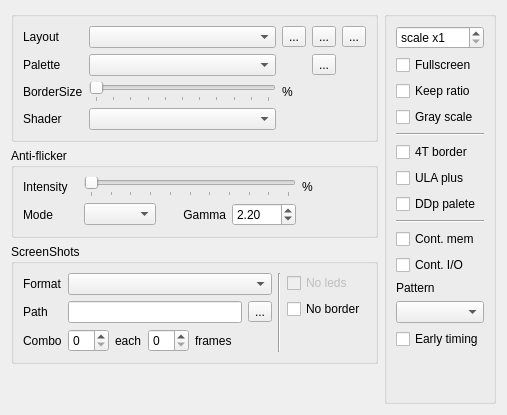
       <widget class="QWidget" name="tab2">
        <attribute name="icon">
         <iconset>
          <normalon>:/images/display.png</normalon>
         </iconset>
        </attribute>
        <attribute name="title">
         <string>Video</string>
        </attribute>
        <layout class="QHBoxLayout" name="horizontalLayout_27">
         <item>
          <layout class="QVBoxLayout" name="verticalLayout_24">
           <item>
            <widget class="QGroupBox" name="vidViewGBox">
             <layout class="QGridLayout" name="gridLayout_2">
              <item row="1" column="0">
               <widget class="QLabel" name="label_8">
                <property name="text">
                 <string>Layout</string>
                </property>
               </widget>
              </item>
              <item row="1" column="2">
               <layout class="QHBoxLayout" name="horizontalLayout_26">
                <item>
                 <widget class="QToolButton" name="layAdd">
                  <property name="text">
                   <string>...</string>
                  </property>
                  <property name="icon">
                   <iconset resource="../xpeccy.qrc">
                    <normaloff>:/images/add.png</normaloff>:/images/add.png</iconset>
                  </property>
                 </widget>
                </item>
                <item>
                 <widget class="QToolButton" name="layEdit">
                  <property name="text">
                   <string>...</string>
                  </property>
                  <property name="icon">
                   <iconset resource="../xpeccy.qrc">
                    <normaloff>:/images/edit.png</normaloff>:/images/edit.png</iconset>
                  </property>
                 </widget>
                </item>
                <item>
                 <widget class="QToolButton" name="layDel">
                  <property name="text">
                   <string>...</string>
                  </property>
                  <property name="icon">
                   <iconset resource="../xpeccy.qrc">
                    <normaloff>:/images/cancel.png</normaloff>:/images/cancel.png</iconset>
                  </property>
                 </widget>
                </item>
               </layout>
              </item>
              <item row="3" column="2">
               <widget class="QLabel" name="bszlab">
                <property name="minimumSize">
                 <size>
                  <width>30</width>
                  <height>0</height>
                 </size>
                </property>
                <property name="text">
                 <string>%</string>
                </property>
               </widget>
              </item>
              <item row="4" column="0">
               <widget class="QLabel" name="labShader">
                <property name="text">
                 <string>Shader</string>
                </property>
               </widget>
              </item>
              <item row="3" column="1">
               <widget class="QSlider" name="bszsld">
                <property name="maximum">
                 <number>100</number>
                </property>
                <property name="singleStep">
                 <number>10</number>
                </property>
                <property name="pageStep">
                 <number>10</number>
                </property>
                <property name="orientation">
                 <enum>Qt::Horizontal</enum>
                </property>
                <property name="tickPosition">
                 <enum>QSlider::TicksBelow</enum>
                </property>
                <property name="tickInterval">
                 <number>10</number>
                </property>
               </widget>
              </item>
              <item row="1" column="1">
               <widget class="QComboBox" name="geombox"/>
              </item>
              <item row="3" column="0">
               <widget class="QLabel" name="label_3">
                <property name="text">
                 <string>BorderSize</string>
                </property>
               </widget>
              </item>
              <item row="4" column="1">
               <widget class="QComboBox" name="cbShader"/>
              </item>
              <item row="2" column="0">
               <widget class="QLabel" name="labPalPreset">
                <property name="text">
                 <string>Palette</string>
                </property>
               </widget>
              </item>
              <item row="2" column="1">
               <widget class="QComboBox" name="cbPalPreset"/>
              </item>
              <item row="2" column="2">
               <layout class="QHBoxLayout" name="horizontalLayout_40">
                <item>
                 <widget class="QToolButton" name="tbPalEdit">
                  <property name="text">
                   <string>...</string>
                  </property>
                  <property name="icon">
                   <iconset resource="../xpeccy.qrc">
                    <normaloff>:/images/edit.png</normaloff>:/images/edit.png</iconset>
                  </property>
                 </widget>
                </item>
               </layout>
              </item>
             </layout>
            </widget>
           </item>
           <item>
            <widget class="QGroupBox" name="antiflickerGBox">
             <property name="title">
              <string>Anti-flicker</string>
             </property>
             <layout class="QGridLayout" name="antiFlickerGridLayout">
              <item row="0" column="0">
               <widget class="QLabel" name="label_12">
                <property name="maximumSize">
                 <size>
                  <width>55</width>
                  <height>16777215</height>
                 </size>
                </property>
                <property name="text">
                 <string>Intensity</string>
                </property>
               </widget>
              </item>
              <item row="0" column="1" colspan="3">
               <widget class="QSlider" name="sldNoflic">
                <property name="maximum">
                 <number>50</number>
                </property>
                <property name="orientation">
                 <enum>Qt::Horizontal</enum>
                </property>
                <property name="tickPosition">
                 <enum>QSlider::TicksBelow</enum>
                </property>
                <property name="tickInterval">
                 <number>5</number>
                </property>
               </widget>
              </item>
              <item row="0" column="4">
               <widget class="QLabel" name="labNoflic">
                <property name="maximumSize">
                 <size>
                  <width>83</width>
                  <height>16777215</height>
                 </size>
                </property>
                <property name="text">
                 <string>%</string>
                </property>
               </widget>
              </item>
              <item row="1" column="0">
               <widget class="QLabel" name="antiflickerModeLabel">
                <property name="toolTip">
                  <string>Blending method:
2-frames (Gigascreen)
3-frames (3Color)</string>
                </property>
                <property name="text">
                 <string>Mode</string>
                </property>
               </widget>
              </item>
              <item row="1" column="1">
               <widget class="QComboBox" name="cbNoflicMode"/>
              </item>
              <item row="1" column="2">
               <widget class="QLabel" name="antiflickerGammaLabel">
                <property name="alignment">
                 <set>Qt::AlignRight|Qt::AlignTrailing|Qt::AlignVCenter</set>
                </property>
                <property name="toolTip">
                  <string>Gamma value for colors blending</string>
                </property>
                <property name="minimumSize">
                 <size>
                  <width>30</width>
                  <height>0</height>
                 </size>
                </property>
                <property name="text">
                 <string>Gamma</string>
                </property>
               </widget>
              </item>
              <item row="1" column="3">
                <widget class="QDoubleSpinBox" name="sbNoflicGamma">
                <property name="toolTip">
                  <string>Typical values: 1.8–2.4 (2.2 ≈ CRT, 1.0 = linear blending)</string>
                </property>
                <property name="decimals">
                  <number>2</number>
                </property>
                <property name="minimum">
                  <double>1.0</double>
                </property>
                <property name="maximum">
                  <double>3.0</double>
                </property>
                <property name="singleStep">
                  <double>0.1</double>
                </property>
                <property name="value">
                  <double>2.2</double>
                </property>
                </widget>
              </item>
             </layout>
            </widget>
           </item>
           <item>
            <widget class="QGroupBox" name="groupBox">
             <property name="title">
              <string>ScreenShots</string>
             </property>
             <layout class="QHBoxLayout" name="horizontalLayout_22">
              <item>
               <layout class="QVBoxLayout" name="verticalLayout_31">
                <item>
                 <layout class="QGridLayout" name="gridLayout_3">
                  <item row="0" column="1">
                   <widget class="QComboBox" name="ssfbox"/>
                  </item>
                  <item row="0" column="0">
                   <widget class="QLabel" name="label_5">
                    <property name="text">
                     <string>Format</string>
                    </property>
                   </widget>
                  </item>
                  <item row="1" column="0">
                   <widget class="QLabel" name="label_13">
                    <property name="text">
                     <string>Path</string>
                    </property>
                   </widget>
                  </item>
                  <item row="1" column="1">
                   <layout class="QHBoxLayout" name="horizontalLayout_24">
                    <item>
                     <widget class="QLineEdit" name="pathle">
                      <property name="readOnly">
                       <bool>true</bool>
                      </property>
                     </widget>
                    </item>
                    <item>
                     <widget class="QToolButton" name="pathtb">
                      <property name="text">
                       <string>...</string>
                      </property>
                      <property name="icon">
                       <iconset resource="../xpeccy.qrc">
                        <normaloff>:/images/fileopen.png</normaloff>:/images/fileopen.png</iconset>
                      </property>
                     </widget>
                    </item>
                   </layout>
                  </item>
                 </layout>
                </item>
                <item>
                 <layout class="QHBoxLayout" name="horizontalLayout_3">
                  <item>
                   <widget class="QLabel" name="label_7">
                    <property name="text">
                     <string>Combo</string>
                    </property>
                   </widget>
                  </item>
                  <item>
                   <widget class="QSpinBox" name="scntbox"/>
                  </item>
                  <item>
                   <widget class="QLabel" name="label_6">
                    <property name="text">
                     <string>each</string>
                    </property>
                   </widget>
                  </item>
                  <item>
                   <widget class="QSpinBox" name="sintbox"/>
                  </item>
                  <item>
                   <widget class="QLabel" name="label_34">
                    <property name="text">
                     <string>frames</string>
                    </property>
                   </widget>
                  </item>
                  <item>
                   <spacer name="horizontalSpacer_5">
                    <property name="orientation">
                     <enum>Qt::Horizontal</enum>
                    </property>
                    <property name="sizeHint" stdset="0">
                     <size>
                      <width>40</width>
                      <height>20</height>
                     </size>
                    </property>
                   </spacer>
                  </item>
                 </layout>
                </item>
               </layout>
              </item>
              <item>
               <widget class="Line" name="line_2">
                <property name="orientation">
                 <enum>Qt::Vertical</enum>
                </property>
               </widget>
              </item>
              <item>
               <layout class="QVBoxLayout" name="verticalLayout_7">
                <item>
                 <widget class="QCheckBox" name="ssNoLeds">
                  <property name="enabled">
                   <bool>false</bool>
                  </property>
                  <property name="text">
                   <string>No leds</string>
                  </property>
                 </widget>
                </item>
                <item>
                 <widget class="QCheckBox" name="ssNoBord">
                  <property name="text">
                   <string>No border</string>
                  </property>
                 </widget>
                </item>
                <item>
                 <widget class="QLabel" name="label_26">
                  <property name="text">
                   <string/>
                  </property>
                 </widget>
                </item>
               </layout>
              </item>
             </layout>
            </widget>
           </item>
           <item>
            <spacer name="verticalSpacer_11">
             <property name="orientation">
              <enum>Qt::Vertical</enum>
             </property>
             <property name="sizeHint" stdset="0">
              <size>
               <width>20</width>
               <height>40</height>
              </size>
             </property>
            </spacer>
           </item>
          </layout>
         </item>
         <item>
          <widget class="QGroupBox" name="vidOptGBox">
           <layout class="QVBoxLayout" name="verticalLayout_23">
            <item>
             <widget class="QSpinBox" name="sbScale">
              <property name="prefix">
               <string>scale x</string>
              </property>
              <property name="minimum">
               <number>1</number>
              </property>
              <property name="maximum">
               <number>6</number>
              </property>
             </widget>
            </item>
            <item>
             <widget class="QCheckBox" name="cbFullscreen">
              <property name="text">
               <string>Fullscreen</string>
              </property>
             </widget>
            </item>
            <item>
             <widget class="QCheckBox" name="cbKeepRatio">
              <property name="text">
               <string>Keep ratio</string>
              </property>
             </widget>
            </item>
            <item>
             <widget class="QCheckBox" name="grayscale">
              <property name="text">
               <string>Gray scale</string>
              </property>
             </widget>
            </item>
            <item>
             <widget class="Line" name="line">
              <property name="orientation">
               <enum>Qt::Horizontal</enum>
              </property>
             </widget>
            </item>
            <item>
             <widget class="QCheckBox" name="border4T">
              <property name="text">
               <string>4T border</string>
              </property>
             </widget>
            </item>
            <item>
             <widget class="QCheckBox" name="ulaPlus">
              <property name="text">
               <string>ULA plus</string>
              </property>
             </widget>
            </item>
            <item>
             <widget class="QCheckBox" name="cbDDp">
              <property name="text">
               <string>DDp palete</string>
              </property>
             </widget>
            </item>
            <item>
             <widget class="Line" name="line_4">
              <property name="orientation">
               <enum>Qt::Horizontal</enum>
              </property>
             </widget>
            </item>
            <item>
             <widget class="QCheckBox" name="contMem">
              <property name="toolTip">
               <string>ULA: perform contended memory</string>
              </property>
              <property name="text">
               <string>Cont. mem</string>
              </property>
             </widget>
            </item>
            <item>
             <widget class="QCheckBox" name="contIO">
              <property name="toolTip">
               <string>ULA: perform contended in/out</string>
              </property>
              <property name="text">
               <string>Cont. I/O</string>
              </property>
             </widget>
            </item>
            <item>
             <widget class="QLabel" name="label_69">
              <property name="text">
               <string>Pattern</string>
              </property>
             </widget>
            </item>
            <item>
             <widget class="QComboBox" name="cbContPattern">
              <property name="toolTip">
               <string>ULA type A for 48K,128K,+2; type B for +2A,+3</string>
              </property>
             </widget>
            </item>
            <item>
             <widget class="QCheckBox" name="cbEarlyTiming">
              <property name="text">
               <string>Early timing</string>
              </property>
             </widget>
            </item>
            <item>
             <spacer name="verticalSpacer_24">
              <property name="orientation">
               <enum>Qt::Vertical</enum>
              </property>
              <property name="sizeHint" stdset="0">
               <size>
                <width>20</width>
                <height>5</height>
               </size>
              </property>
             </spacer>
            </item>
           </layout>
          </widget>
         </item>
        </layout>
       </widget>
